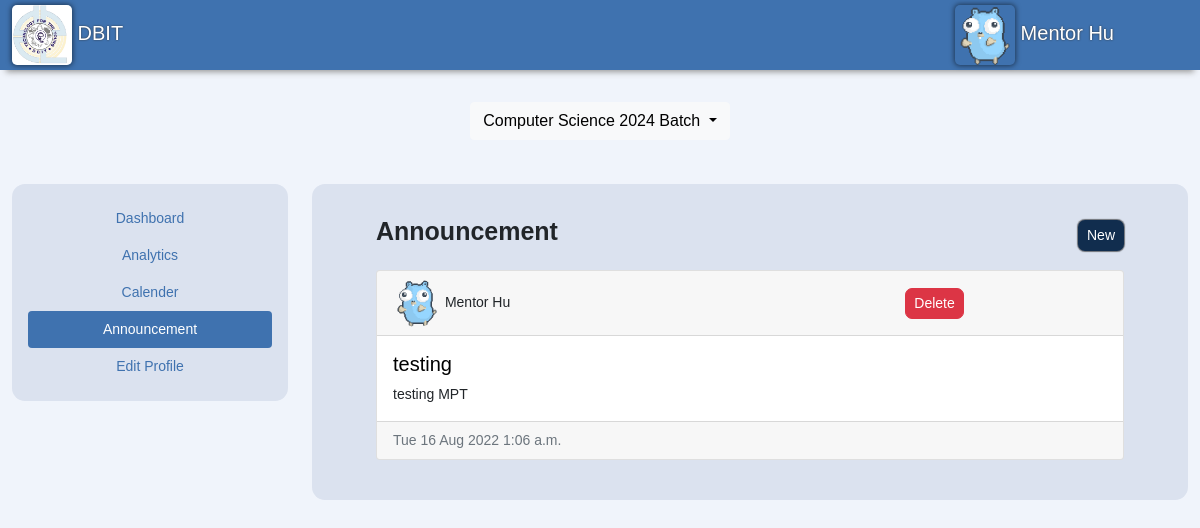
Screenshot of /facultyAnnoucement (signed in) with the database file from the repository.
### accounts/models.py (models this page shows, shortened)
class User(AbstractUser):
    usr_id = models.CharField(max_length=50, unique=True)
    username = None
    email = models.EmailField(max_length=255, unique=True)
    created_on = models.DateTimeField(auto_now_add=True)
    is_active = models.BooleanField(default=True)
    is_staff = models.BooleanField(default=False)
    is_superuser = models.BooleanField(default=False)
    first_name = models.CharField(max_length=50, null=True)
    last_name = models.CharField(max_length=50, null=True)
    middle_name = models.CharField(max_length=50, null=True)
    phone = models.CharField(max_length=10, null=True, blank=True)
    profile_img = models.ImageField(
        default='logo.png', null=True, blank=True, upload_to='images/')
    USERNAME_FIELD = 'email'
    REQUIRED_FIELDS = ['usr_id', ]
    objects = CustomUserManager()

### Announcement/models.py (models this page shows, shortened)
class AnnouncementReceiver(models.Model):
    receiver = models.ForeignKey(User, on_delete=models.CASCADE,null=True)
    announcement = models.ForeignKey(Announcement, on_delete=models.CASCADE,null=True)
    is_read = models.BooleanField(default=False)
    class Meta:
        ordering = ['announcement']

class Announcement(models.Model):
    sender = models.ForeignKey(User, on_delete=models.CASCADE,null=True)
    title = models.CharField(max_length=200)
    content = models.TextField()
    date = models.DateTimeField('date published', auto_now_add=timezone.now)
    date_updated = models.DateTimeField(auto_now=True)
    class Meta:
        ordering = ['-date']

### Announcement/views.py (the view)
# urls.py: path('facultyAnnoucement', views.facultyAnnouncement, name='faculty-announcement'),
@login_required(login_url='Login')
def facultyAnnouncement(request):
    return render(request, 'Announcement/faculty-announcement.html')

### Announcement/notification_processors.py (called while the page is built)
def announcements(request):
    allnotifications= Announcement.objects.all()
    return {'notifications':allnotifications}

def announcement_receiver(request):
    allreceivers= AnnouncementReceiver.objects.all()
    return {'receivers':allreceivers}

### Announcement/templates/Announcement/faculty-announcement.html (shortened to what this page needs)
{% extends "faculty.html" %}
{% load static %}
{% block announcementButton %}
<button class="nav-link active nav-pills-link" id="announcement-tab" onClick="window.location.reload()" data-bs-toggle="pill" data-bs-target="#announcement" type="button" role="tab" aria-controls="announcement" aria-selected="false">
  Announcement
</button>
{% endblock %}
{% block announcementContent %}
<div class="tab-pane fade show active m-5 mt-0 mb-0" id="announcement" role="tabpanel" aria-labelledby="announcement">
  <div class="d-flex align-items-center justify-content-center mt-3 mb-3">
    <h1 style="font-size: 25px; justify-content: center;">
      <strong>Announcement</strong>
    </h1>
    <button type="submit" class="btn btn-sm update-btn ms-auto" onclick="window.location.href = '{% url 'faculty-announcement-new' %}';" style="width: auto; border-radius: 7px; background-color: #112D4E; color: white; box-shadow: 0 0 1px 1px rgba(0, 0, 0, 0.5);">
      New
    </button>
  </div>
  {% if receivers %}
  {% for receiver in receivers %}
  {% if receiver.receiver == request.user or receiver.announcement.sender == request.user%}
  <div class="card  mb-4">
    <div class="card-header">
      <div class="row">
        <div class="col-6">
          <img class="rounded-circle image3" src="{{receiver.announcement.sender.profile_img.url}}" height="48" width="48">
          {{receiver.announcement.sender.first_name}} {{receiver.announcement.sender.last_name}}
        </div>
        {% if receiver.announcement.sender == request.user %}
        <div class="col-6 d-flex align-items-center justify-content-center">
          <form action="{% url 'delete-announcement' receiver.announcement.id %}" class="mb-0" style="display: inline-block" method='POST'>
          <button type="submit" class="btn btn-sm btn-danger update-btn ms-auto" style="width: auto; border-radius: 7px; margin-left: 10px">
            Delete
          </button>
        </form>
      </div>
        {% endif %}
      </div>
    </div>
    <div class="card-body">
      <a href="" style="color:black">
        <h5 class="card-title">{{receiver.announcement.title}}</h5>
      </a>
      <p class="card-text">
        {{receiver.announcement.content}}      </p>
      </div>
      <div class="card-footer text-muted">
        {{receiver.announcement.date|date:"D d M Y" }}  {{receiver.announcement.date|time }}
      </div>
    </div>
    {% endif %}
  {% endfor %}
    {% else %}
    <div class="d-flex align-items-center justify-content-center mt-3 mb-3 card  mb-4">
      <h1 style="font-size: 25px; justify-content: center;">
        <strong>No Announcements</strong>
      </h1>
    </div>
    {% endif %}
</div>
{% endblock %}

### templates/components/navbar.html (shortened to what this page needs)
{% load static %}
<nav class="navbar navbar-main sticky-top navbar-expand-lg pt-0 pb-0">
  <div class="container-fluid">
    <a class="navbar-brand" onClick="window.location.reload();">
      <img src="{% static 'content/logo.png' %}" class="image2" alt="">
      DBIT
    </a>
    <div class="collapse navbar-collapse" id="navbar-content">
      <div class="ms-auto">
        {% if user.is_authenticated %}
        <a class="navbar-brand" onClick="window.location.reload();">
          <img src="{{user.profile_img.url}}" class="image2" alt="{{user.first_name}}">
          {% if user.first_name and user.last_name %}{{user.first_name}} {{user.last_name}} {% endif %}
        </a>
        {% endif %}
      </div>
      <ul class="navbar-nav mr-auto mb-2 mb-lg-0">
        <span class="d-inline-block" id="dark-mode-toggle" tabindex="0" data-bs-toggle="tooltip" data-bs-placement="bottom" title="Toggle Dark Mode">
          <li class="nav-item-main">
            <button type="button" class="btn" data-toggle="button"></button>
          </li>
        </span>
        <span class="d-inline-block" tabindex="0" data-bs-toggle="tooltip" data-bs-placement="bottom" title="Change Password">
          <li class="nav-item-main">
            <a class="nav-link" id="iconifyChangePassword" href="{% url 'ChangePassword' %}">
            </a>
          </li>
        </span>
        <span class="d-inline-block" tabindex="0" data-bs-toggle="tooltip" data-bs-placement="left" title="Log Out">
          <li class="nav-item-main">
            <a class="nav-link" id="iconifyLogOut" href="{% url 'logout' %}">
            </a>
          </li>
        </span>
      </ul>
    </div>
  </div>
</nav>

### MPT/static/css/faculty.css (style rules this page uses)
.nav-link { color: var(--navbar-bg); }
.nav-pills .nav-link.active, .nav-pills .show>.nav-link { background-color: var(--navbar-bg); color: var(--text-component); }
.nav-pills-link { color: var(--navbar-bg); }

### MPT/static/css/navbar.css (style rules this page uses)
.navbar-main { background-color: var(--navbar-bg); -webkit-box-shadow: 0 8px 6px -6px #999; -moz-box-shadow: 0 8px 6px -6px #999; box-shadow: 0 8px 6px -6px #999; padding: 2px 0; }
.navbar-brand { text-shadow: 0 0 2px #333 !important; }
.nav-item-main > .nav-link, .nav-item-main > .nav-link:focus, .nav-item-main > .nav-link:hover { color: var(--text-component); }

### MPT/static/css/global.css (style rules this page uses)
:root { --nord-0: #2e3440; --nord-1: #3b4252; --nord-2: #434c5e; --nord-3: #4c566a; --nord-4: #d8dee9; --nord-5: #e5e9f0; --nord-6: #eceff4; --nord-7: #8fbcbb; --nord-8: #88c0d0; --nord-9: #81a1c1; --nord-10: #5e81ac; --nord-11: #bf616a; --nord-12: #d08770; --nord-13: #ebcb8b; --nord-14: #a3be8c; --nord-15: #b48ead; --body-bg: #F0F4FB; --navbar-bg: #3F72AF; --btn-bg: #112D4E; --content-bg: #DBE2EF; --text-component: #FFFFFF; --text-body: #000000; }
body { background-color: var(--body-bg); font-size: .875rem; font-family: Arial, Helvetica, sans-serif; overflow-x: hidden; }
a { color: var(--text-component); text-decoration: none; transition: color 0.3s ease; }
h5 { margin-bottom: 0; }
p { margin-bottom: 0; }
.image2 { width: 60px; height: 60px; border-radius: 5px; box-shadow: 0 0 5px 1px rgba(0, 0, 0, 0.5) !important; }

### rows the page displays
User: profile_img (picture), first_name "Mentor", last_name "Hu"
AnnouncementReceiver: announcement.sender.profile_img (picture), announcement.sender.first_name "Mentor", announcement.sender.last_name "Hu", shows "Delete", announcement "testing", announcement.content "testing MPT", announcement "Tue 16 Aug 2022", announcement "1:06 a.m."
